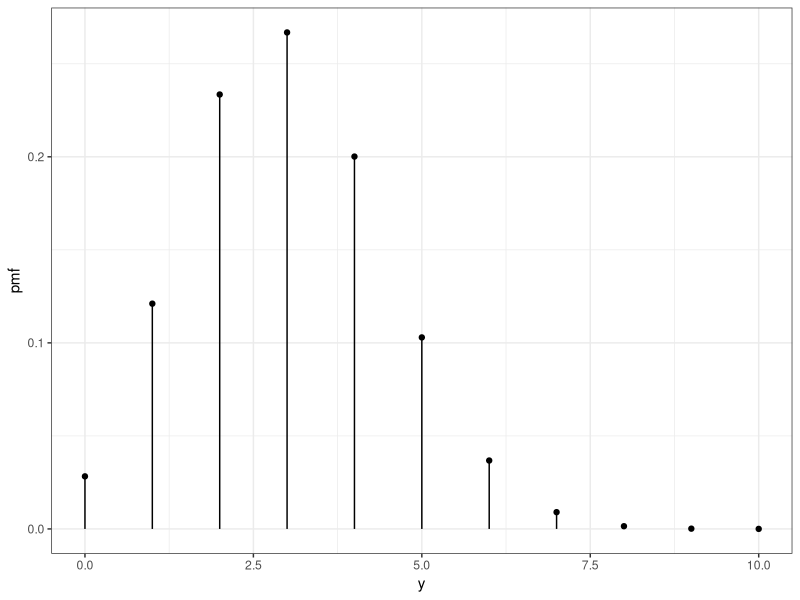
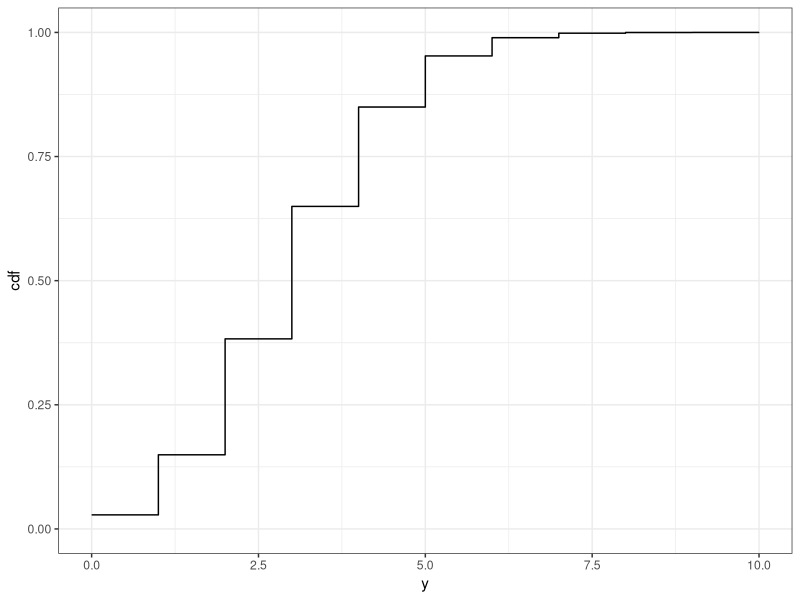
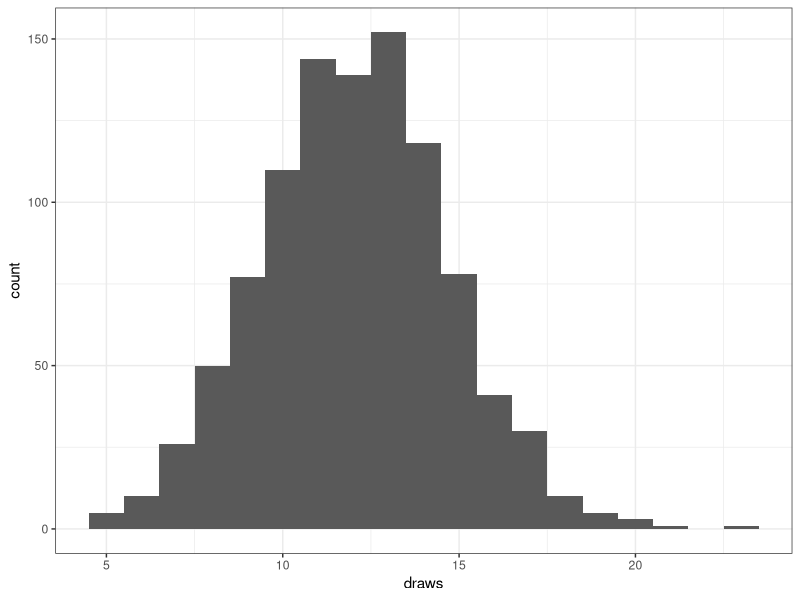
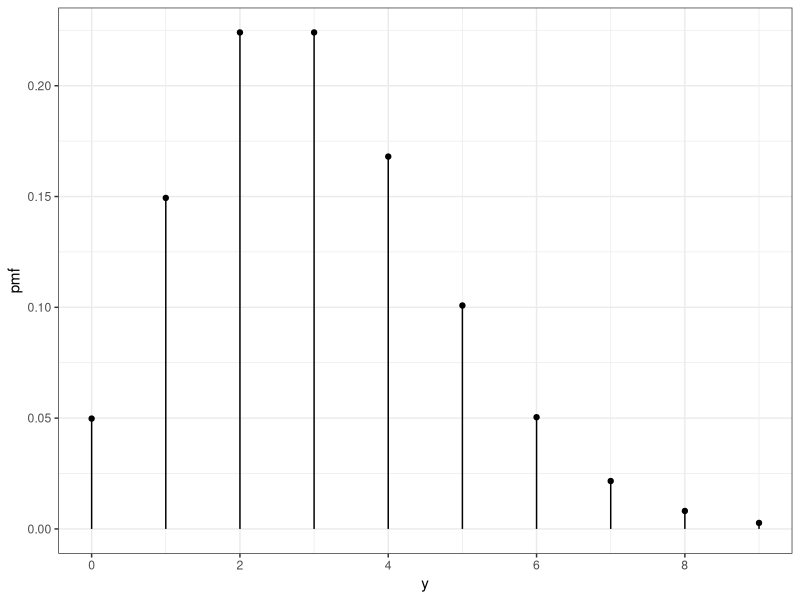
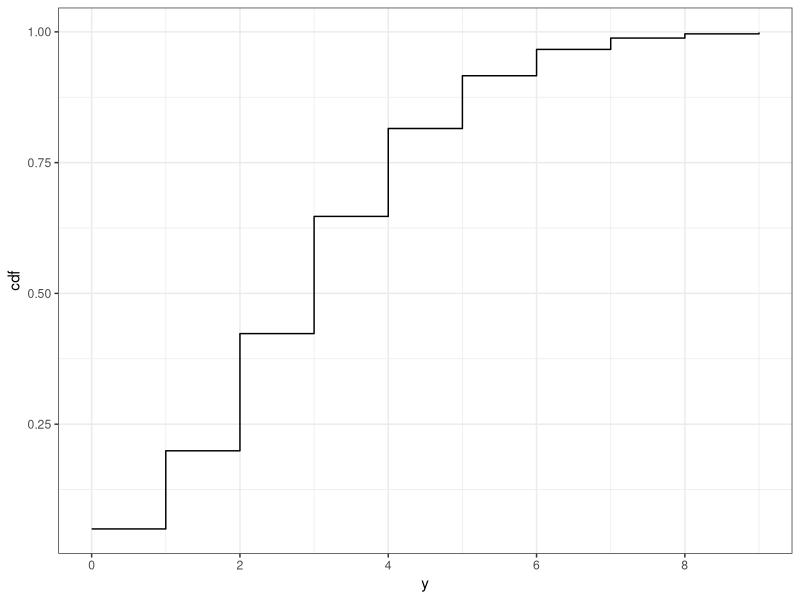
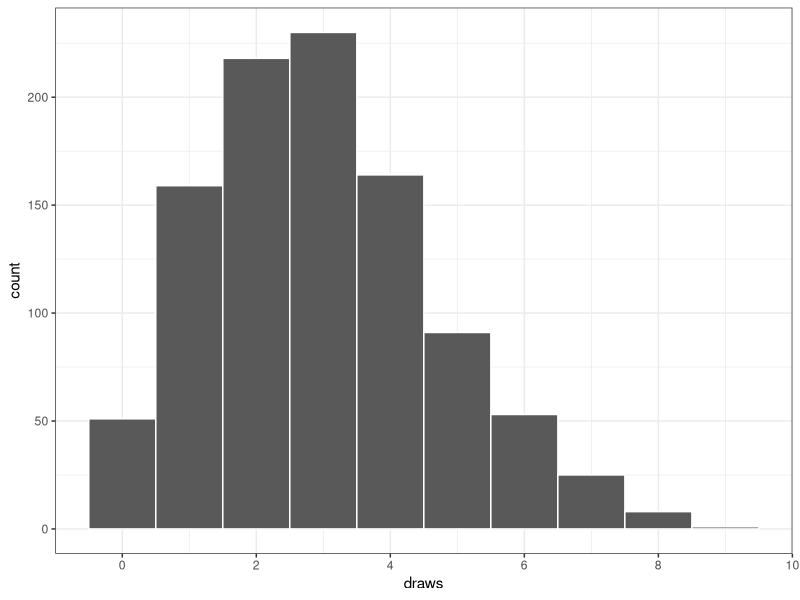
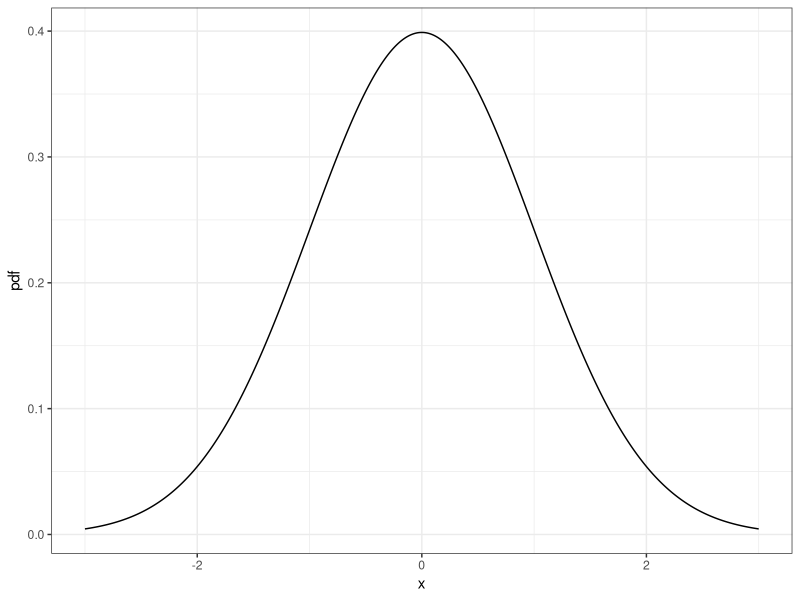
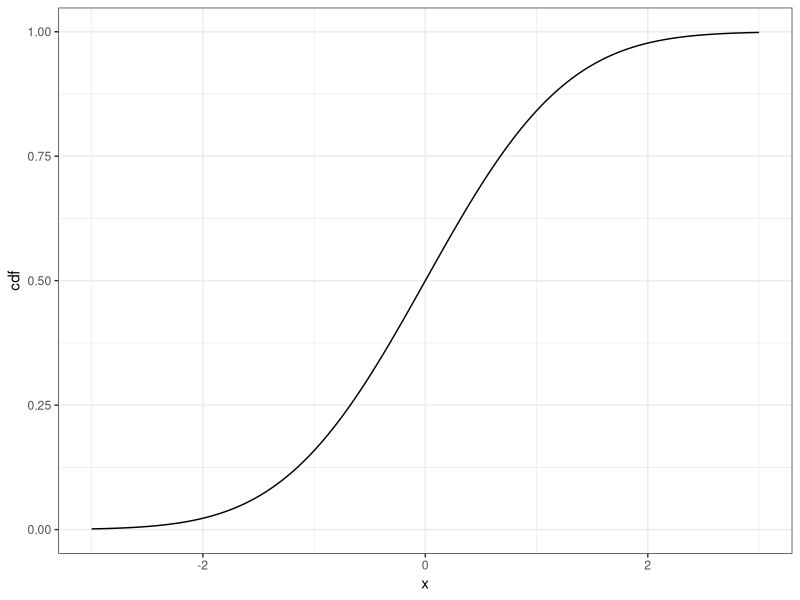

These charts were generated, in order, by the following R code:
## ---- chunk 1
knitr::opts_chunk$set(echo = TRUE)
## ---- chunk 2
library("tidyverse"); theme_set(theme_bw())
library("scales") # for breaks_pretty()
## ---- chunk 3
n <- 10
p <- 0.3
d <- data.frame(
  y = 0:n
) %>%
  mutate(pmf = dbinom(y, size = n, prob = p))

ggplot(d, aes(x = y, y = pmf, yend = 0, xend = y)) +
  geom_point() + 
  geom_segment()
## ---- chunk 4
d <- d %>%
  mutate(cdf = pbinom(y, size = n, prob = p))

ggplot(d, aes(x = y, y = cdf, yend = 0, xend = y)) +
  geom_step()
## ---- chunk 5
n <- 30
p <- 0.4
pbinom(13, size = n, prob = p) - 
  pbinom(1, size = n, prob = p)
## ---- chunk 6
draws <- rbinom(1000, size = n, prob = p)

ggplot(mapping = aes(x = draws)) +
  geom_histogram(binwidth = 1)
## ---- chunk 7
mean(10 < draws & draws < 14) # vs 
pbinom(13, size = n, prob = p) - 
  pbinom(10, size = n, prob = p)
## ---- chunk 8
r <- 3
d <- data.frame(y = 0:(3*r)) %>%
  mutate(pmf = dpois(y, lambda = r),
         cdf = ppois(y, lambda = r))

ggplot(d, aes(x = y, y = pmf, xend = y, yend = 0)) + 
  geom_point() + 
  geom_segment() +
  scale_x_continuous(breaks = breaks_pretty())
## ---- chunk 9
ggplot(d, aes(x = y, y = cdf)) + 
  geom_step() +
  scale_x_continuous(breaks = breaks_pretty())
## ---- chunk 10
draws <- rpois(1000, lambda = r)

ggplot(mapping = aes(x = draws)) + 
  geom_histogram(binwidth = 1, color = "white") + 
  scale_x_continuous(breaks = breaks_pretty())
## ---- chunk 11
m <- 0
s <- 1 # standard deviation

d <- data.frame(x = seq(m - 3*s, m + 3*s, length = 1001)) %>%
  mutate(pdf = dnorm(x, m, s),
         cdf = pnorm(x, m, s))

ggplot(d, aes(x = x, y = pdf)) +
  geom_line()
## ---- chunk 12
ggplot(d, aes(x = x, y = cdf)) +
  geom_line()
## ---- chunk 13
ggplot(data.frame(p = 0:1)) +
  stat_function(fun = qnorm, n = 1001, args = list(mean = m, sd = s))
## ---- chunk 14
qnorm(.975)
## ---- chunk 15
draws <- rnorm(20)

ggplot() +
  geom_histogram(mapping = aes(x = draws), bins = 10)
## ---- chunk 16
ggplot() +
  geom_histogram(
    mapping = aes(
      x = draws, 
      y = after_stat(density)), 
    bins = 10) +
  stat_function(fun = dnorm, 
                n = 1001, 
                args = list(
                  mean = mean(draws), 
                  sd = sd(draws)),
                color = 'red') +
  xlim(min(draws)-1, max(draws) + 1)
## ---- chunk 17
draws <- rnorm(1e4)

ggplot() +
  geom_histogram(
    mapping = aes(
      x = draws, 
      y = after_stat(density)), 
    bins = 30) +
  stat_function(fun = dnorm, 
                n = 1001, 
                args = list(
                  mean = mean(draws), 
                  sd = sd(draws)),
                color = 'red') +
  xlim(min(draws)-1, max(draws) + 1)
## ---- chunk 18
df <- 10

d <- data.frame(x = seq(-4, 4, length = 1001)) %>%
  mutate(pdf = dt(x, df = df),
         cdf = pt(x, df = df))

ggplot(d, aes(x = x, y = pdf)) + 
  geom_line() +
  stat_function(fun = dnorm, color = 'red')
## ---- chunk 19
y <- round(rnorm(10), 2)
y
## ---- chunk 20
n <- length(y); n 
m <- mean(y); m
s <- sd(y); s
## ---- chunk 21
t <- (m-1)/(s/sqrt(n)); t
## ---- chunk 22
pvalue <- 2*pt(-abs(t), df = n-1); pvalue
## ---- chunk 23
t.test(y, mu = 1)$p.value
## ---- chunk 24
tcrit <- qt(.95, df = n-1); tcrit
## ---- chunk 25
m + c(-1,1)*tcrit*s/sqrt(n)
## ---- chunk 26
t.test(y, conf.level = 0.9)$conf.int
